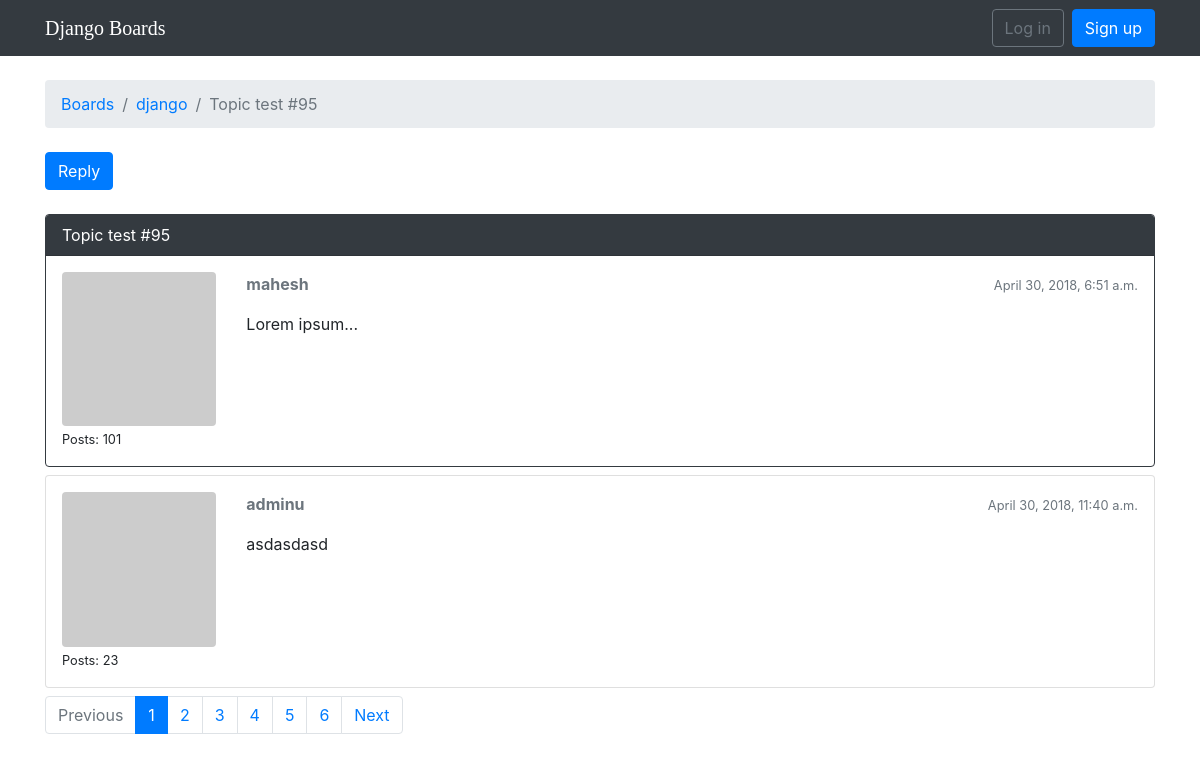
Page /boards/1/topics/98/ on the committed database.
### boardd/models.py (models this page shows, shortened)
class Topic(models.Model):
    subject = models.CharField(max_length=255)
    last_updated = models.DateTimeField(auto_now_add=True)
    board = models.ForeignKey(Board, related_name='topics',on_delete=models.CASCADE)
    starter = models.ForeignKey(User, related_name='topics',on_delete=models.CASCADE)
    views=models.PositiveIntegerField(default=0)

class Board(models.Model):
	name=models.CharField(max_length=40,unique=True)
	description=models.CharField(max_length=100)

class Post(models.Model):
    message = models.TextField(max_length=4000)
    topic = models.ForeignKey(Topic, related_name='posts',on_delete=models.CASCADE)
    created_at = models.DateTimeField(auto_now_add=True)
    updated_at = models.DateTimeField(null=True)
    created_by = models.ForeignKey(User, related_name='posts',on_delete=models.CASCADE)
    updated_by = models.ForeignKey(User, null=True, related_name='+',on_delete=models.CASCADE)
    def get_message_as_markdown(self):
    	return mark_safe(markdown(self.message, safe_mode='escape'))

### boardd/views.py (the view)
# urls.py: url(r'^boards/(?P<pk>\d+)/topics/(?P<topic_pk>\d+)/$', views.PostListView.as_view(), name='topic_posts'),
class PostListView(ListView):
    model = Post
    context_object_name = 'posts'
    template_name = 'topic_posts.html'
    paginate_by = 2
    def get_context_data(self, **kwargs):
        session_key = 'viewed_topic_{}'.format(self.topic.pk)  # <-- here
        if not self.request.session.get(session_key, False):
            self.topic.views += 1
            self.topic.save()
            self.request.session[session_key] = True
        kwargs['topic'] = self.topic
        return super().get_context_data(**kwargs)
    def get_queryset(self):
        self.topic = get_object_or_404(Topic, board__pk=self.kwargs.get('pk'), pk=self.kwargs.get('topic_pk'))
        queryset = self.topic.posts.order_by('created_at')
        return queryset

### boardd/templatetags/gravatar.py (called while the page is built)
@register.filter
def gravatar(user):
    email = user.email.lower().encode('utf-8')
    default = 'mm'
    size = 256
    url = 'https://www.gravatar.com/avatar/{md5}?{params}'.format(
        md5=hashlib.md5(email).hexdigest(),
        params=urlencode({'d': default, 's': str(size)})
    )
    return url

### templates/topic_posts.html (shortened to what this page needs)
{% extends 'base.html' %}
{% load static %}
{% load gravatar %}
{% block header %}
  <li class="breadcrumb-item"><a href="{% url 'home' %}">Boards</a></li>
  <li class="breadcrumb-item"><a href="{% url 'board_topics' topic.board.pk %}">{{ topic.board.name }}</a></li>
  <li class="breadcrumb-item active">{{ topic.subject }}</li>
{% endblock %}
{% block content %}
  <div class="mb-4">
    <a href="{% url 'reply_topic' topic.board.pk topic.pk %}" class="btn btn-primary" role="button">Reply</a>
  </div>
  {% for post in posts %}
    <div  id="{{ post.pk }}" class="card mb-2 {% if forloop.first %}border-dark{% endif %}" >
	{% if forloop.first %}
      <div class="card-header text-white bg-dark py-2 px-3">{{ topic.subject }}</div>
    {% endif %}
      <div class="card-body p-3">
        <div class="row">
          <div class="col-2">
            <img src="{{ post.created_by|gravatar }}" alt="{{ post.created_by.username }}" class="w-100 rounded">
            <small>Posts: {{ post.created_by.posts.count }}</small>
          </div>
          <div class="col-10">
            <div class="row mb-3">
              <div class="col-6">
                <strong class="text-muted">{{ post.created_by.username }}</strong>
              </div>
              <div class="col-6 text-right">
                <small class="text-muted">{{ post.created_at }}</small>
              </div>
            </div>
            {{ post.get_message_as_markdown  }}
          </div>
        </div>
      </div>
    </div>
  {% endfor %}
{% include 'includes/pagination.html' %}
{% endblock %}

### templates/base.html (shortened to what this page needs)
{% load static %}<!DOCTYPE html>
<html>
  <head>
	<link rel="stylesheet" href="{% static 'css/bootstrap.min.css' %}">
	<link rel="stylesheet" href="{% static 'css/app.css' %}">
  </head>
  <body>
  {% block body %}
	<nav class="navbar navbar-expand-sm navbar-dark bg-dark">
  <div class="container">
    <a class="navbar-brand" href="{% url 'home' %}">Django Boards</a>
    <div class="collapse navbar-collapse" id="mainMenu">
	 {% if user.is_authenticated %}
      <ul class="navbar-nav ml-auto">
        <li class="nav-item dropdown">
          <a class="nav-link dropdown-toggle" href="#" id="userMenu" data-toggle="dropdown" aria-haspopup="true" aria-expanded="false">
            {{ user.username }}
          </a>
          <div class="dropdown-menu dropdown-menu-right" aria-labelledby="userMenu">
            <a class="dropdown-item" href="{% url 'my_account' %} ">My account</a>
            <a class="dropdown-item" href="{% url 'password_change' %}">Change password</a>
            <div class="dropdown-divider"></div>
            <a class="dropdown-item" href="{% url 'logout' %}">Log out</a>
          </div>
        </li>
      </ul>
	 {% else %}
        <form class="form-inline ml-auto">
          <a href="{% url 'login' %}" class="btn btn-outline-secondary">Log in</a>
          <a href="{% url 'signup' %}" class="btn btn-primary ml-2">Sign up</a>
        </form>
      {% endif %}
    </div>
  </div>
</nav>
     <div class="container">
      <ol class="breadcrumb my-4">
        {% block header %}{% endblock %}
      </ol>
	  {% block content %}{% endblock %}
    </div>
	{% endblock body %}
  </body>
</html>

### templates/includes/pagination.html (shortened to what this page needs)
{% if is_paginated %}
  <nav aria-label="Topics pagination" class="mb-4">
    <ul class="pagination">
      {% if page_obj.has_previous %}
        <li class="page-item">
          <a class="page-link" href="?page={{ page_obj.previous_page_number }}">Previous</a>
        </li>
      {% else %}
        <li class="page-item disabled">
          <span class="page-link">Previous</span>
        </li>
      {% endif %}
      {% for page_num in paginator.page_range %}
        {% if page_obj.number == page_num %}
          <li class="page-item active">
            <span class="page-link">
              {{ page_num }}
            </span>
          </li>
        {% else %}
          <li class="page-item">
            <a class="page-link" href="?page={{ page_num }}">{{ page_num }}</a>
          </li>
        {% endif %}
      {% endfor %}
      {% if page_obj.has_next %}
        <li class="page-item">
          <a class="page-link" href="?page={{ page_obj.next_page_number }}">Next</a>
        </li>
      {% else %}
        <li class="page-item disabled">
          <span class="page-link">Next</span>
        </li>
      {% endif %}
    </ul>
  </nav>
{% endif %}

### static/css/app.css (style rules this page uses)
.navbar-brand { font-family: 'PT Serif', serif; }

### rows in the picture
Topic: board.name "django", subject "Topic test #95"
Post: created_by.posts.count "101", created_by.username "mahesh", created_at "April 30, 2018, 6:51 a.m.", get_message_as_markdown "Lorem ipsum..."
Post: created_by.posts.count "23", created_by.username "adminu", created_at "April 30, 2018, 11:40 a.m.", get_message_as_markdown "asdasdasd"

### other values in the picture
{{ page_num }} "1"
{{ page_num }} "2" "3" "4" "5" "6"
